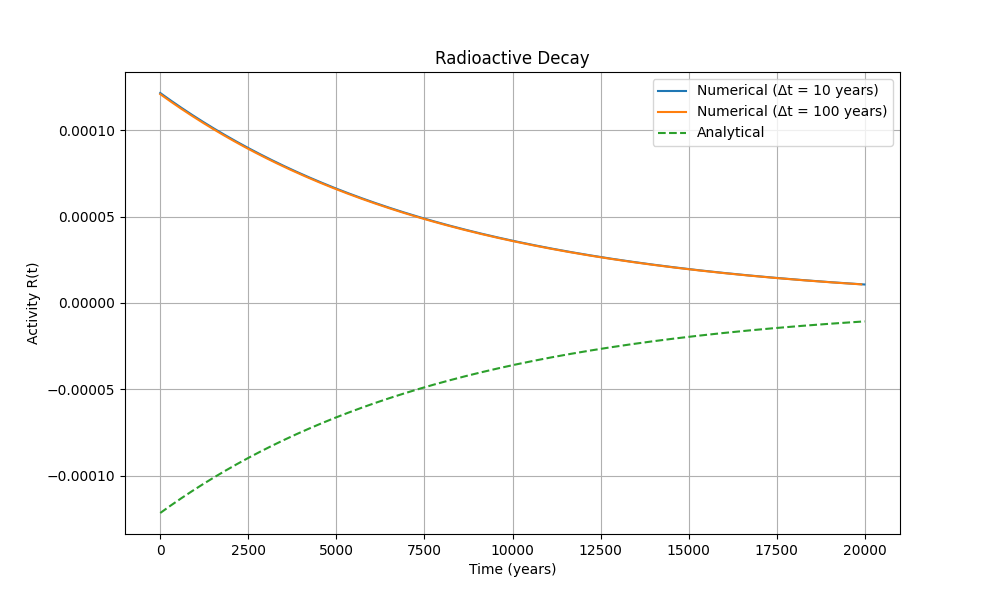

Generate this figure with Python:
import numpy as np
import matplotlib.pyplot as plt

# Constants
T_half = 5700  # Half-life in years
lambda_ = np.log(2) / T_half  # Decay constant

# Time values
t_values = np.arange(0, 20001, 10)  # Time steps of 10 years
t_values_100 = np.arange(0, 20001, 100)  # Time steps of 100 years

# Analytical solution for R(t)
R_exact = -lambda_ * np.exp(-lambda_ * t_values)
R_exact_100 = -lambda_ * np.exp(-lambda_ * t_values_100)

# Numerical approximation for R(t)
R_numerical = np.diff(-np.exp(-lambda_ * t_values)) / np.diff(t_values)
R_numerical_100 = np.diff(-np.exp(-lambda_ * t_values_100)) / np.diff(t_values_100)

# Plot
plt.figure(figsize=(10, 6))
plt.plot(t_values[:-1], R_numerical, label='Numerical (Δt = 10 years)')
plt.plot(t_values_100[:-1], R_numerical_100, label='Numerical (Δt = 100 years)')
plt.plot(t_values, R_exact, label='Analytical', linestyle='--')
plt.xlabel('Time (years)')
plt.ylabel('Activity R(t)')
plt.legend()
plt.title('Radioactive Decay')
plt.grid(True)
plt.show()
